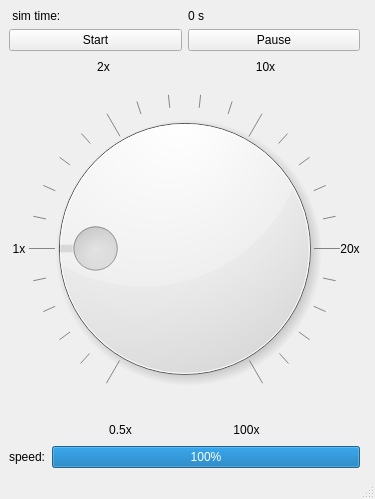
<?xml version="1.0" encoding="UTF-8"?>
<ui version="4.0">
 <class>MainWindow</class>
 <widget class="QMainWindow" name="MainWindow">
  <property name="geometry">
   <rect>
    <x>0</x>
    <y>0</y>
    <width>375</width>
    <height>499</height>
   </rect>
  </property>
  <property name="windowTitle">
   <string>MainWindow</string>
  </property>
  <widget class="QWidget" name="centralwidget">
   <layout class="QVBoxLayout" name="verticalLayout_3">
    <property name="rightMargin">
     <number>15</number>
    </property>
    <property name="bottomMargin">
     <number>9</number>
    </property>
    <item>
     <layout class="QHBoxLayout" name="horizontalLayout_2">
      <item>
       <widget class="QLabel" name="label_13">
        <property name="text">
         <string> sim time:  </string>
        </property>
       </widget>
      </item>
      <item>
       <widget class="QLabel" name="label_time">
        <property name="text">
         <string>0 s</string>
        </property>
       </widget>
      </item>
     </layout>
    </item>
    <item>
     <layout class="QHBoxLayout" name="horizontalLayout_3">
      <property name="spacing">
       <number>6</number>
      </property>
      <item>
       <widget class="QPushButton" name="startButton">
        <property name="text">
         <string>Start</string>
        </property>
       </widget>
      </item>
      <item>
       <widget class="QPushButton" name="pauseButton">
        <property name="text">
         <string>Pause</string>
        </property>
       </widget>
      </item>
     </layout>
    </item>
    <item>
     <layout class="QGridLayout" name="gridLayout">
      <property name="spacing">
       <number>0</number>
      </property>
      <item row="1" column="0">
       <layout class="QVBoxLayout" name="verticalLayout">
        <item>
         <spacer name="verticalSpacer">
          <property name="orientation">
           <enum>Qt::Vertical</enum>
          </property>
          <property name="sizeHint" stdset="0">
           <size>
            <width>20</width>
            <height>40</height>
           </size>
          </property>
         </spacer>
        </item>
        <item>
         <widget class="QLabel" name="label_3">
          <property name="text">
           <string>1x</string>
          </property>
          <property name="alignment">
           <set>Qt::AlignCenter</set>
          </property>
         </widget>
        </item>
        <item>
         <spacer name="verticalSpacer_2">
          <property name="orientation">
           <enum>Qt::Vertical</enum>
          </property>
          <property name="sizeHint" stdset="0">
           <size>
            <width>20</width>
            <height>40</height>
           </size>
          </property>
         </spacer>
        </item>
       </layout>
      </item>
      <item row="1" column="1">
       <widget class="QDial" name="speed_dial">
        <property name="sizePolicy">
         <sizepolicy hsizetype="Expanding" vsizetype="Expanding">
          <horstretch>0</horstretch>
          <verstretch>0</verstretch>
         </sizepolicy>
        </property>
        <property name="minimumSize">
         <size>
          <width>300</width>
          <height>300</height>
         </size>
        </property>
        <property name="maximumSize">
         <size>
          <width>16777215</width>
          <height>16777215</height>
         </size>
        </property>
        <property name="maximum">
         <number>50</number>
        </property>
        <property name="singleStep">
         <number>2</number>
        </property>
        <property name="pageStep">
         <number>10</number>
        </property>
        <property name="value">
         <number>10</number>
        </property>
        <property name="tracking">
         <bool>true</bool>
        </property>
        <property name="orientation">
         <enum>Qt::Horizontal</enum>
        </property>
        <property name="invertedAppearance">
         <bool>false</bool>
        </property>
        <property name="invertedControls">
         <bool>false</bool>
        </property>
        <property name="wrapping">
         <bool>false</bool>
        </property>
        <property name="notchesVisible">
         <bool>true</bool>
        </property>
       </widget>
      </item>
      <item row="2" column="0" colspan="3">
       <layout class="QHBoxLayout" name="horizontalLayout_5">
        <item>
         <spacer name="horizontalSpacer_4">
          <property name="orientation">
           <enum>Qt::Horizontal</enum>
          </property>
          <property name="sizeHint" stdset="0">
           <size>
            <width>28</width>
            <height>20</height>
           </size>
          </property>
         </spacer>
        </item>
        <item>
         <widget class="QLabel" name="label">
          <property name="text">
           <string>0.5x</string>
          </property>
          <property name="alignment">
           <set>Qt::AlignCenter</set>
          </property>
         </widget>
        </item>
        <item>
         <spacer name="horizontalSpacer_3">
          <property name="orientation">
           <enum>Qt::Horizontal</enum>
          </property>
          <property name="sizeHint" stdset="0">
           <size>
            <width>40</width>
            <height>20</height>
           </size>
          </property>
         </spacer>
        </item>
        <item>
         <widget class="QLabel" name="label_2">
          <property name="text">
           <string>100x</string>
          </property>
          <property name="alignment">
           <set>Qt::AlignCenter</set>
          </property>
         </widget>
        </item>
        <item>
         <spacer name="horizontalSpacer_5">
          <property name="orientation">
           <enum>Qt::Horizontal</enum>
          </property>
          <property name="sizeHint" stdset="0">
           <size>
            <width>28</width>
            <height>20</height>
           </size>
          </property>
         </spacer>
        </item>
       </layout>
      </item>
      <item row="0" column="0" colspan="3">
       <layout class="QHBoxLayout" name="horizontalLayout" stretch="3,1,5,1,3">
        <item>
         <spacer name="horizontalSpacer_6">
          <property name="orientation">
           <enum>Qt::Horizontal</enum>
          </property>
          <property name="sizeHint" stdset="0">
           <size>
            <width>28</width>
            <height>20</height>
           </size>
          </property>
         </spacer>
        </item>
        <item>
         <widget class="QLabel" name="label_5">
          <property name="text">
           <string>2x</string>
          </property>
          <property name="alignment">
           <set>Qt::AlignCenter</set>
          </property>
         </widget>
        </item>
        <item>
         <spacer name="horizontalSpacer_7">
          <property name="orientation">
           <enum>Qt::Horizontal</enum>
          </property>
          <property name="sizeHint" stdset="0">
           <size>
            <width>40</width>
            <height>20</height>
           </size>
          </property>
         </spacer>
        </item>
        <item>
         <widget class="QLabel" name="label_6">
          <property name="text">
           <string>10x</string>
          </property>
          <property name="alignment">
           <set>Qt::AlignCenter</set>
          </property>
         </widget>
        </item>
        <item>
         <spacer name="horizontalSpacer_8">
          <property name="orientation">
           <enum>Qt::Horizontal</enum>
          </property>
          <property name="sizeHint" stdset="0">
           <size>
            <width>28</width>
            <height>20</height>
           </size>
          </property>
         </spacer>
        </item>
       </layout>
      </item>
      <item row="1" column="2">
       <layout class="QVBoxLayout" name="verticalLayout_2">
        <item>
         <spacer name="verticalSpacer_3">
          <property name="orientation">
           <enum>Qt::Vertical</enum>
          </property>
          <property name="sizeHint" stdset="0">
           <size>
            <width>20</width>
            <height>40</height>
           </size>
          </property>
         </spacer>
        </item>
        <item>
         <widget class="QLabel" name="label_4">
          <property name="text">
           <string>20x</string>
          </property>
          <property name="alignment">
           <set>Qt::AlignCenter</set>
          </property>
         </widget>
        </item>
        <item>
         <spacer name="verticalSpacer_4">
          <property name="orientation">
           <enum>Qt::Vertical</enum>
          </property>
          <property name="sizeHint" stdset="0">
           <size>
            <width>20</width>
            <height>40</height>
           </size>
          </property>
         </spacer>
        </item>
       </layout>
      </item>
     </layout>
    </item>
    <item>
     <layout class="QHBoxLayout" name="horizontalLayout_4">
      <item>
       <widget class="QLabel" name="label_19">
        <property name="text">
         <string>speed:</string>
        </property>
       </widget>
      </item>
      <item>
       <widget class="QProgressBar" name="progressBar">
        <property name="layoutDirection">
         <enum>Qt::LeftToRight</enum>
        </property>
        <property name="maximum">
         <number>100</number>
        </property>
        <property name="value">
         <number>100</number>
        </property>
        <property name="format">
         <string>%p%</string>
        </property>
       </widget>
      </item>
     </layout>
    </item>
   </layout>
  </widget>
  <widget class="QMenuBar" name="menubar">
   <property name="geometry">
    <rect>
     <x>0</x>
     <y>0</y>
     <width>375</width>
     <height>22</height>
    </rect>
   </property>
  </widget>
  <widget class="QStatusBar" name="statusbar"/>
 </widget>
 <resources/>
 <connections/>
</ui>
